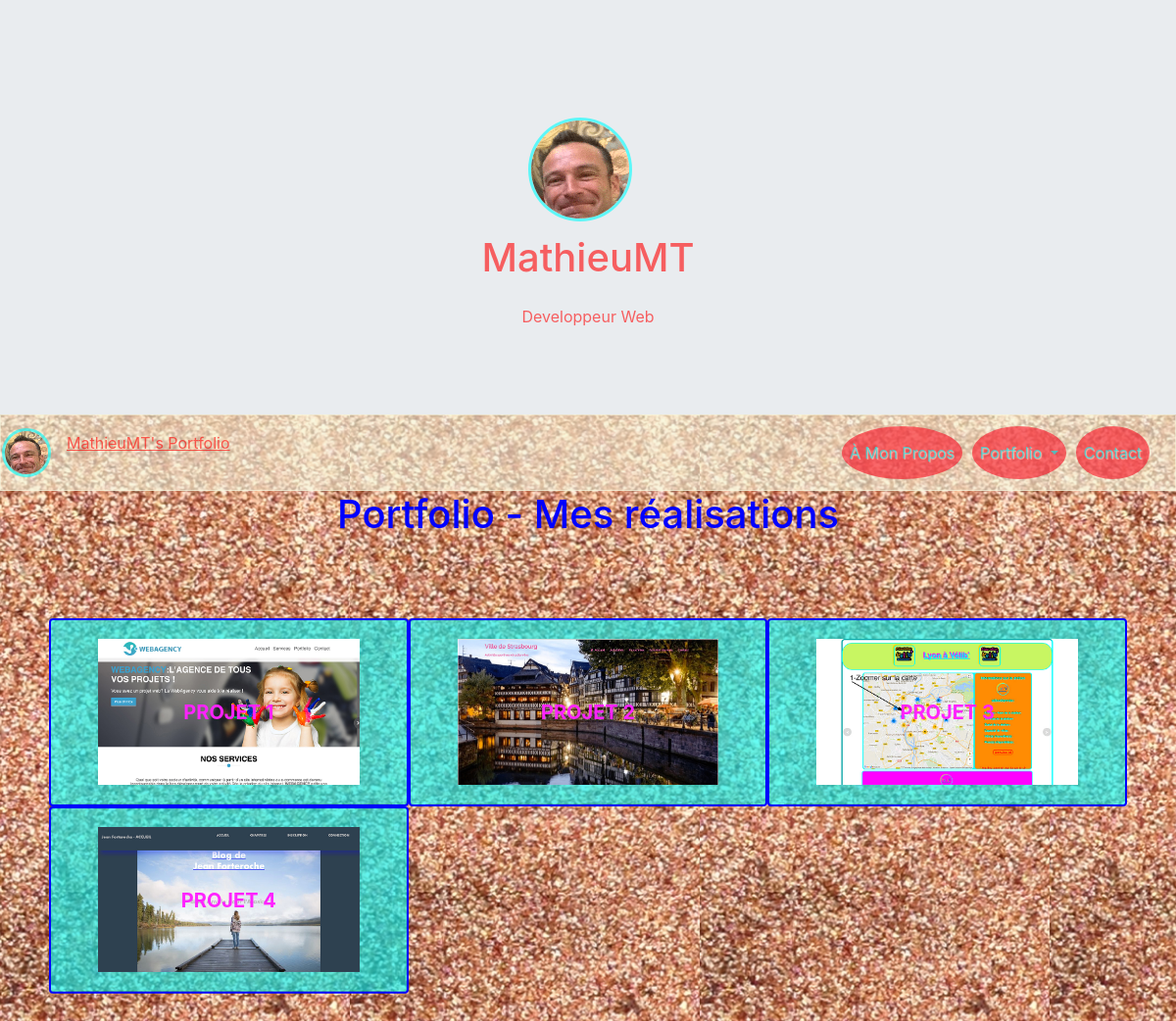
The app's page /index.php?action=works with its own data.
### tables this page shows
CREATE TABLE `works` (
  `id` int(11) NOT NULL,
  `name` varchar(255) NOT NULL,
  `workImg` text NOT NULL,
  `workTitle` varchar(255) NOT NULL,
  `workDescription` text NOT NULL,
  `workCategory` varchar(255) NOT NULL,
  `workLink` varchar(255) NOT NULL
);

### Controllers/Frontend/WorkController.php (called while the page is built, shortened)
<?php
require_once 'Models/Frontend/Work.php';
class WorkController {
    private $_work;
    private $_slide;
    public function __construct(){
        $this->_work = new WorkManager();
        $this->_slide = new SlideManager();
    }
    public function aboutWorks() {
        $aboutWork = $this->_work->getWorkDescription();
        $aboutSlide = $this->_slide->getSlideDescription();
        $view = new ViewFrontEnd('worksView');
        $view->generate(array('aboutWork' => $aboutWork, 'aboutSlide' => $aboutSlide));
    }
}

### index.php (called while the page is built, shortened)
<?php
$rooter = new Rooter();
$rooter->rooterRequest();

### Models/Frontend/WorkManager.php (called while the page is built)
<?php
require_once 'Models/Frontend/Work.php';
require_once 'Models/Model.php';
class WorkManager extends Model{
    public function getWorkDescription() {
        $works = [];
        $sql = "SELECT * FROM works";
        $aboutWork = $this->executeRequest($sql);
        foreach ($aboutWork as $oneWork) {
            $work = new Work($oneWork);
            $works[] = $work;
        }
        return $works;
    }
}

### Models/Model.php (called while the page is built)
<?php
class Model {
    private $db;
    protected function executeRequest($sql, $params = null) {
       if ($params == null) {
            $result = $this->dbConnect()->query($sql);
        }
        else {
            $result = $this->dbConnect()->prepare($sql);
            $result->execute($params);
        }
        return $result;
    }
    private function dbConnect() {
        if ($this->db == null) {
            $this->db = new PDO('mysql:host=localhost; dbname=myPortfolio;charset=utf8', 'root', 'root', array(PDO::ATTR_ERRMODE => PDO::ERRMODE_EXCEPTION));
        }
        return $this->db;
    }
}

### Models/Frontend/Work.php (called while the page is built, shortened)
<?php
require_once 'Models/Frontend/WorkManager.php';
class Work {
    private $_id,$_name,$_workImg,$_workTitle,$_workDescription,$_workCategory, $_workLink;
    public function hydrate(array $data) {
        foreach ($data as $key => $value) {
            $method = 'set' . ucfirst($key);
        }
    }
    public function id() { return $this->_id; }
    public function name() { return $this->_name;}
    public function workImg() { return $this->_workImg;}
    public function setId($id) {
        $id = (int) $id;
        if ($id > 0) {
            $this->_id = $id;
        }
    }
    public function setName($name) {
        if(is_string($name)) {
            $this->_name = $name;
        }
    }
     public function setWorkImg($workImg) {
        if(is_string($workImg)) {
            $this->_workImg = $workImg;
        }
    }
}

### Views/Frontend/worksView.php (the view, shortened to what this page needs)
<h1 class="text-center titlePage
 animated fadeInLeft"><?= $this->title = 'Portfolio - Mes réalisations' ?></h1><br />
<div class="container containerGallery animated fadeInLeft" id="uploadedFiles">
   <div class="works">
        <div class="accordion" id="accordion">
            <div class="row rowGallery">
               <?php foreach ($aboutWork as $eachWork): ?>
                <div class="card col-lg-4 col-md-6 col-sm-12">
                    <div class="card-header" id="heading<?= $eachWork->id(); ?>">
                        <h2 class="mb-0 text-center">
                            <button type="button" class="btn btn-link" data-toggle="collapse" data-target="#collapse<?= $eachWork->id(); ?>">
                                    <img src="Content/img/works/<?= $eachWork->workImg(); ?>" />
                                    <div class="card-img-overlay text-center d-flex flex-column justify-content-center ftColor"><?= $eachWork->name(); ?></div>
                            </button>
                        </h2>
                    </div>
                </div>
            <?php endforeach; ?>
            </div>
       </div>
    </div>
</div>

### records on screen
works: workImg (picture), name "PROJET 1"
works: workImg (picture), name "PROJET 2"
works: workImg (picture), name "PROJET 3"
works: workImg (picture), name "PROJET 4"

### other values on screen
$this->title = 'Portfolio - Mes réalisations' "Portfolio - Mes réalisations"
